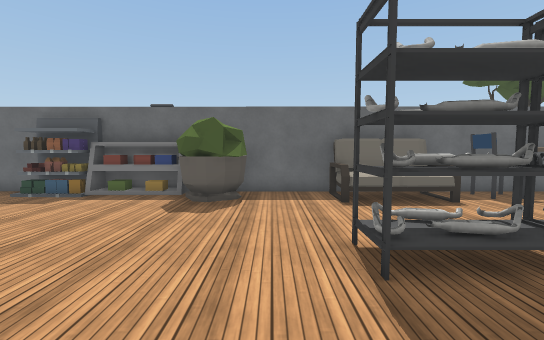
view 1 (above)

17 first-person views from a walk through a scene from a Unity 3-D project. The camera is 1.4 m above the floor, tilts 4° down and sees 90° across. The floor is counted in squares, 1 m on a side. Each view is taken from the middle of a square. On the plan, view 1 faces up. The plan holds only what a view shows up to about 13 squares ahead; the rest is blank. The place goes on beyond the plan. The player is left out. Some animated figures are not drawn. Some surface patterns are stand-ins.

view 2
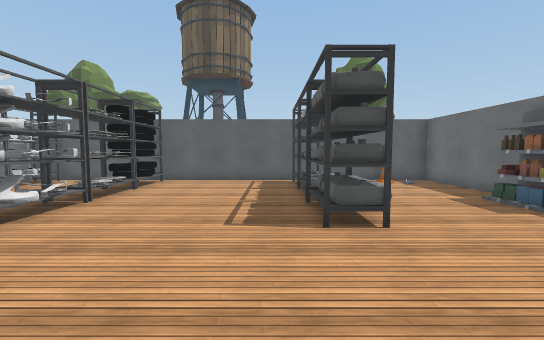

view 3
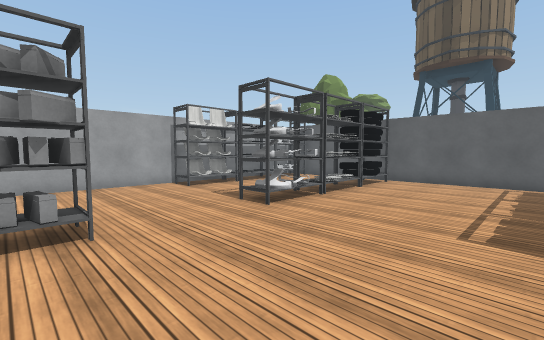

view 4
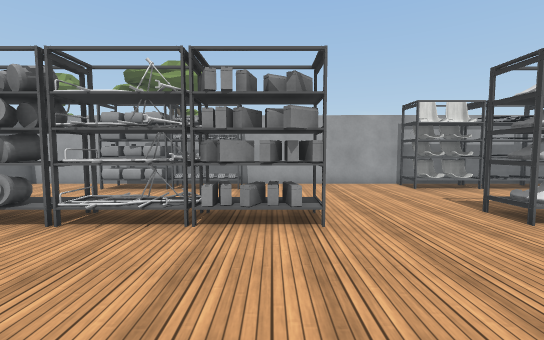

view 5
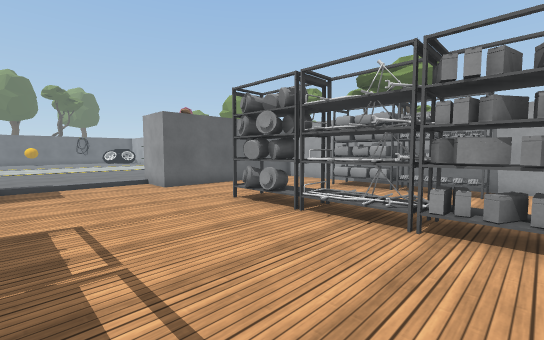

view 6
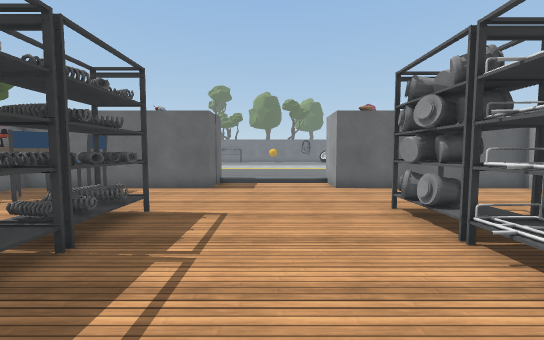

view 7
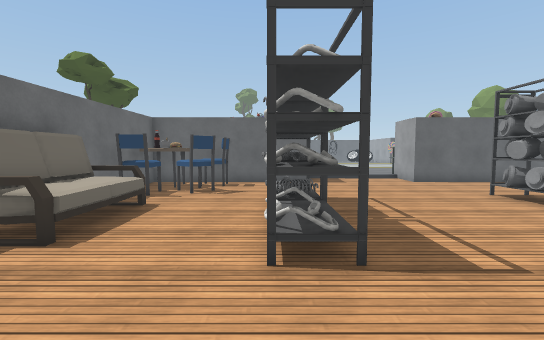

view 8
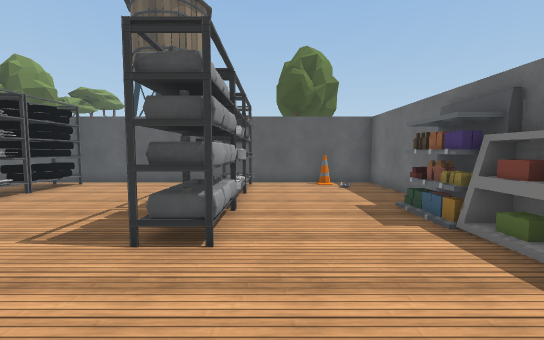

view 9
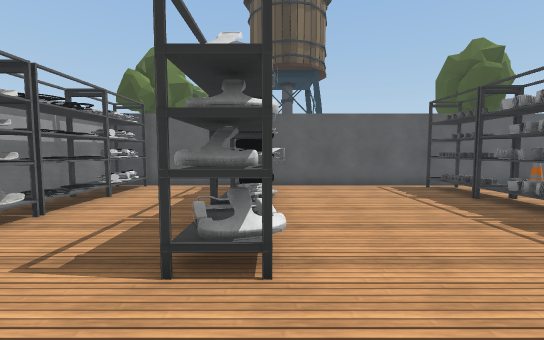

view 10
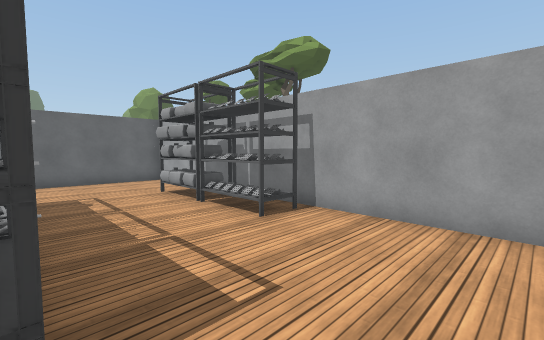

view 11
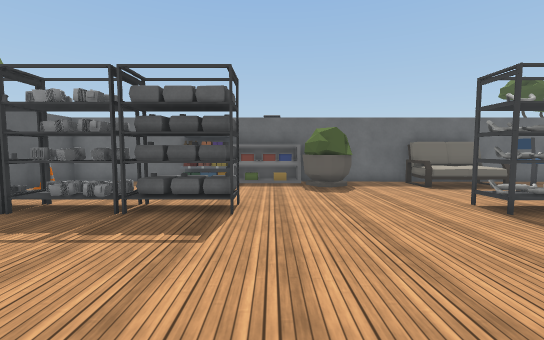

view 12
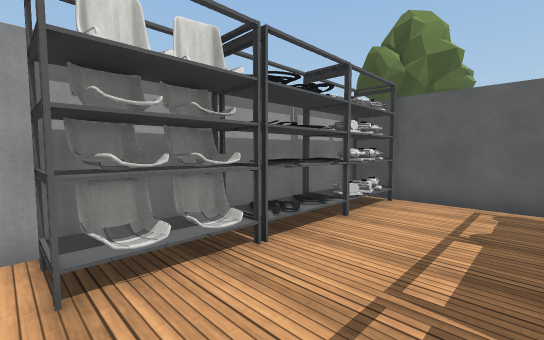

view 13
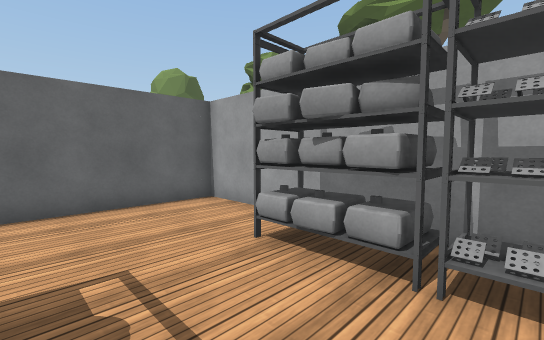

view 14
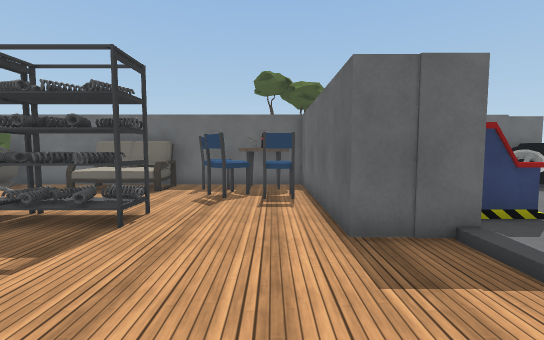

view 15
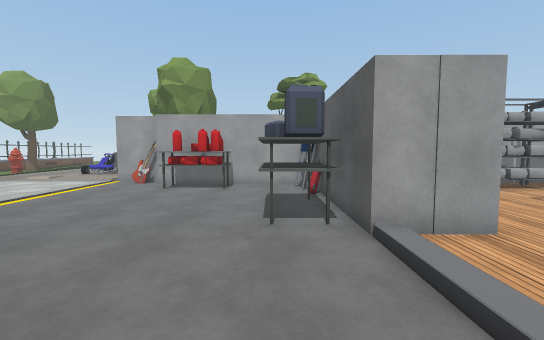

view 16
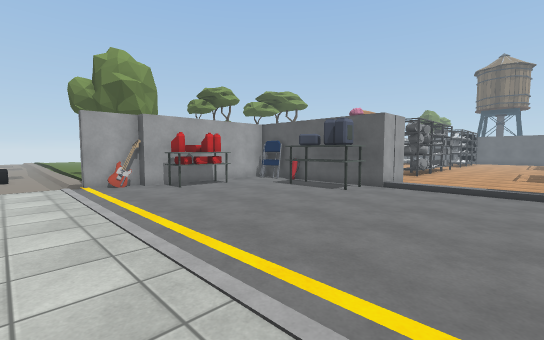

view 17
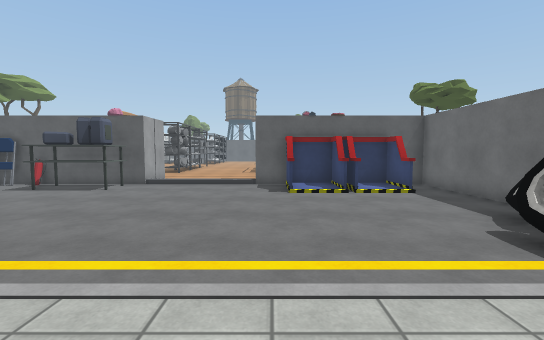

### Floor plan
Key: @ floor where view 1 was taken; # wall or solid block; . main floor; : floor 0.25 m higher than the main floor; / step, stairs or slope; S sofa; C chair; T table; R tree; W wheel; B bin; E fire extinguisher; O other object.
Columns run from 13 left of view 1 to 24 right of it. Each row starts with its distance up from view 1.
 10 ######    #              ######
  9 #....OOOOOOOO##SSSS#CTT###..... W
  8 #.....OO..OOO..SSSS.COO#  BB...WW
  7 #O.........OO..SSSS.CCC#  B......W
  6 #....................CC#  BB........
  5 #......................#  B.........
  4 #OOOOOOOO.....OOOOOO...###BB........
  3 #OOOOOOOO.....OOOOOO...###.......... .
  2 #.......................##...........
  1 #......................../..........
  0 #............@.........../...........
 -1 #......................../...........
 -2 #......................../...........
 -3 #OOOOOOOO...OOOOOOOO...###OO.........
 -4 #OOOOOOOO...OOOOOOOO...###OO.........
 -5 #......................###OO.........
 -6 #......................###OO.........
 -7 #......................###E..........
 -8 #OOOOOOOO.....OOOOOO...####..OOO......
 -9 #OOOOOOOO.....OOOOOO...####..OOO......
-10 ##################################....
-11                                   :...
-12                                   :..
-13                                   :..
-14                  RRRR    RR       :.OO
-15                                    ..O
-16                                      O

Positions as (right, up) in squares from view 1, and headings:
1: (0, 0), facing up
2: (0, 2), facing left
3: (0, 2), facing down-left
4: (0, 2), facing down
5: (0, 2), facing down-right
6: (0, 0), facing right
7: (-2, 4), facing right
8: (-1, 5), facing left
9: (-2, -3), facing left
10: (-3, -4), facing down-right
11: (-4, -3), facing up
12: (-5, -5), facing down-left
13: (3, -5), facing down-right
14: (9, -2), facing up
15: (14, 2), facing down
16: (23, 2), facing down-left
17: (24, 3), facing left
